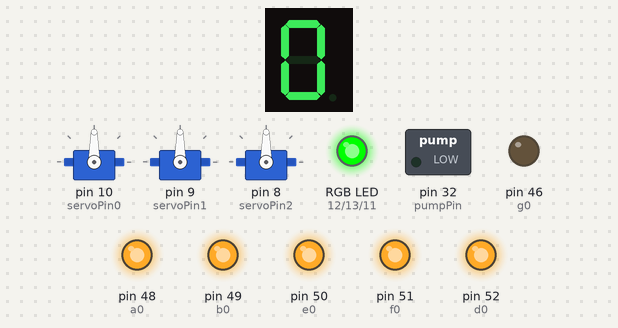
Bench run of a sketch on a simulated Arduino Mega 2560, built with avr-gcc and run on an emulated ATmega2560. On the bench: 1-digit seven-segment display, 3 × servo, switched loads named in the sketch (green lamp = pin HIGH), an RGB LED mixed from three pins (HIGH = lit), output pins drawn as LEDs (lit = HIGH). Wiring (inferred from the names in the program): 1-digit 7-segment display, segments lit when HIGH: segments pin 41, pin 43, pin 42, pin 40, pin 38, pin 39, pin 44, pin 30. The segment pins are drawn as the display they are named for; pins used as bus, display or sensor lines are not drawn.

Above: at 1.6 s.
At 2.1 s:
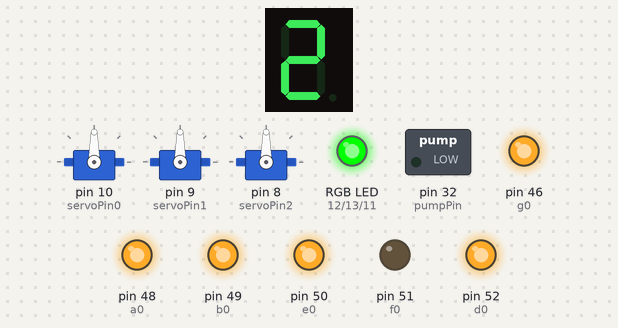
At 2.8 s:
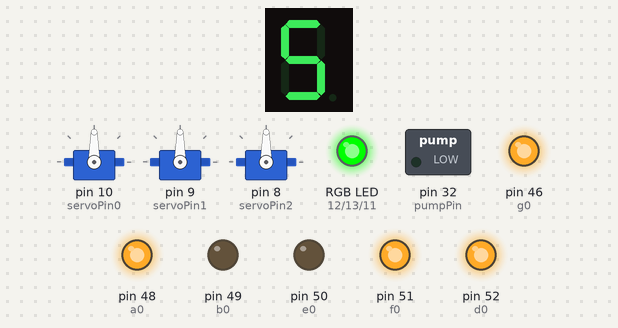
At 4.3 s:
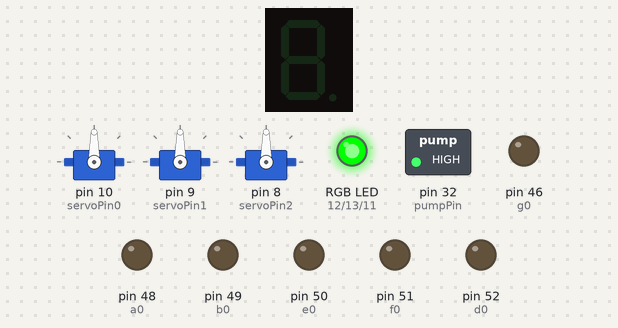
At 5.3 s:
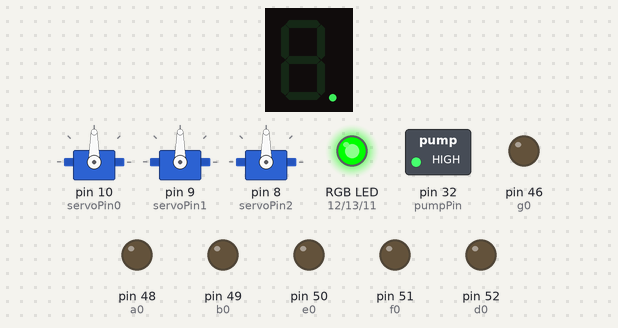
At 8.3 s:
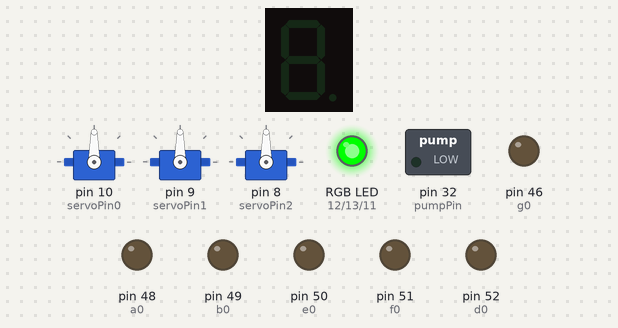
Timing chart, 0 to 37.8 s (numbered marks = the images above):
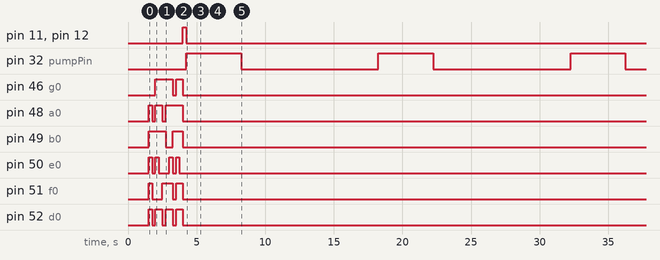

Measured:
- by itself, pin 32 (pumpPin): alternates HIGH for 4.0 s and LOW for 10.0 s
- by itself, everything shown: repeats every 14.0 s, in 3 steps
- what the display in image 3 shows lasts 1.3 s, from 4.0 s to 5.3 s
- what the display in image 4 shows lasts 3.0 s, from 5.3 s to 8.3 s

The sketch:

tea_dispense.ino
```cpp
/*
 * UNFINISHED
 */

#include <Servo.h>

/* USED FOR THE SERVO's */
int servoPin0 = 10;
int servoPin1 = 9;
int servoPin2 = 8;
Servo servo0;
Servo servo1;
Servo servo2;
int servoAngle0 = 0;   // servo position in degrees
int servoAngle1 = 0;   // servo position in degrees
int servoAngle2 = 0;   // servo position in degrees

/* FOR RELAY */
int heatPin =  30;
int pumpPin = 32;

/* FOR 7 SEGMENT DISPLAY LEFT*/
int a0 = 48;  //For displaying segment "a"
int b0 = 49;  //For displaying segment "b"
int c0 = 53;  //For displaying segment "c"
int d0 = 52;  //For displaying segment "d"
int e0 = 50;  //For displaying segment "e"
int f0 = 51;  //For displaying segment "f"
int g0 = 46;  //For displaying segment "g"

/* FOR 7 SEGMENT DISPLAY LEFT*/
int a1 = 41;  //For displaying segment "a"
int b1 = 43;  //For displaying segment "b"
int c1 = 42;  //For displaying segment "c"
int d1 = 40;  //For displaying segment "d"
int e1 = 38;  //For displaying segment "e"
int f1 = 39;  //For displaying segment "f"
int g1 = 44;  //For displaying segment "g"

/* FOR RGB DISPLAY */
int GREEN = 13;
int BLUE = 11;
int RED = 12;

/* FOR BUTTONS USED */
int UpButton = 6;
int DownButton = 7;
int SelectButton = 5;

/* USED TO STATE WHICH STAGE THE PROGRAM IS ON */
int StageSelection = 0;

void setup()
{
  Serial.begin(9600);
  /* MAKE SURE ALL RELAY'S ARE SHUT OFF */
  pinMode( pumpPin, OUTPUT );
  pinMode( heatPin, OUTPUT );
  digitalWrite( pumpPin, LOW );
  digitalWrite( heatPin, LOW );

  /* SERVO FOR MEASURING TEA */
  servo0.attach(servoPin0);
  servo1.attach(servoPin1);
  servo2.attach(servoPin2);
  delay(1000);

  /* SEVEN SEGMENT DISPLAY LEFT*/
  pinMode(a0, OUTPUT);  //A
  pinMode(b0, OUTPUT);  //B
  pinMode(c0, OUTPUT);  //C
  pinMode(d0, OUTPUT);  //D
  pinMode(e0, OUTPUT);  //E
  pinMode(f0, OUTPUT);  //F
  pinMode(g0, OUTPUT);  //G

  /* SEVEN SEGMENT DISPLAY RIGHT*/
  pinMode(a1, OUTPUT);  //A
  pinMode(b1, OUTPUT);  //B
  pinMode(c1, OUTPUT);  //C
  pinMode(d1, OUTPUT);  //D
  pinMode(e1, OUTPUT);  //E
  pinMode(f1, OUTPUT);  //F
  pinMode(g1, OUTPUT);  //G

  /* RGB LED (TEA, SCOOPS, TIME) */
  pinMode(RED, OUTPUT);  //RED
  pinMode(BLUE, OUTPUT);  //BLUE
  pinMode(GREEN, OUTPUT);  //GREEN

  /* BUTTONS */
  pinMode( UpButton, INPUT);
  pinMode( DownButton, INPUT);
  pinMode( SelectButton, INPUT);

  /* JUST SOMETHINGS TO SHOW ITS READY TO USE */
  rgbDisplay( "GREEN" );
  delay( 500 );
  for (int i = 0; i < 10 ; i++) {
    digitDisplay0(i);
    digitDisplay1(i);
    delay(250);
    turnOffDisplay( 0 );
    turnOffDisplay( 1 );
  }
  rgbDisplay( "WHITE");
  delay( 250 );
  rgbDisplay( "GREEN" );
}

void turnOnDisplay( int WhichOne ){
    if ( WhichOne == 0 ) {
    digitalWrite(a0, HIGH);
    digitalWrite(b0, HIGH);
    digitalWrite(c0, HIGH);
    digitalWrite(d0, HIGH);
    digitalWrite(e0, HIGH);
    digitalWrite(f0, HIGH);
    digitalWrite(g0, HIGH);
  } else {
    digitalWrite(a1, HIGH);
    digitalWrite(b1, HIGH);
    digitalWrite(c1, HIGH);
    digitalWrite(d1, HIGH);
    digitalWrite(e1, HIGH);
    digitalWrite(f1, HIGH);
    digitalWrite(g1, HIGH);
  }
}

void turnOffDisplay( int WhichOne ) {
  if ( WhichOne == 0 ) {
    digitalWrite(a0, LOW);
    digitalWrite(b0, LOW);
    digitalWrite(c0, LOW);
    digitalWrite(d0, LOW);
    digitalWrite(e0, LOW);
    digitalWrite(f0, LOW);
    digitalWrite(g0, LOW);
  } else {
    digitalWrite(a1, LOW);
    digitalWrite(b1, LOW);
    digitalWrite(c1, LOW);
    digitalWrite(d1, LOW);
    digitalWrite(e1, LOW);
    digitalWrite(f1, LOW);
    digitalWrite(g1, LOW);
  }
}

/* THIS IS USED FOR SELECTION ( LEFT ) */
void digitDisplay0(int digit) {

  turnOffDisplay( 0 );

  //Conditions for displaying segment a
  if ( digit != 1 && digit != 4 ) {
    digitalWrite(a0, HIGH);
  }

  //Conditions for displaying segment b
  if (digit != 5 && digit != 6) {
    digitalWrite(b0, HIGH);
  }

  //Conditions for displaying segment c
  if (digit != 2) {
    digitalWrite(c0, HIGH);
  }

  //Conditions for displaying segment d
  if (digit != 1 && digit != 4 && digit != 7) {
    digitalWrite(d0, HIGH);
  }

  //Conditions for displaying segment e
  if (digit == 2 || digit == 6 || digit == 8 || digit == 0) {
    digitalWrite(e0, HIGH);
  }

  //Conditions for displaying segment f
  if (digit != 1 && digit != 2 && digit != 3 && digit != 7) {
    digitalWrite(f0, HIGH);
  }

  if (digit != 0 && digit != 1 && digit != 7) {
    digitalWrite(g0, HIGH);
  }

}

/* THIS IS USED FOR STAGE FEEDBACK ( RIGHT ) */
void digitDisplay1(int digit) {

  turnOffDisplay( 1 );

  //Conditions for displaying segment a
  if ( digit != 1 && digit != 4 ) {
    digitalWrite(a1, HIGH);
  }

  //Conditions for displaying segment b
  if (digit != 5 && digit != 6) {
    digitalWrite(b1, HIGH);
  }

  //Conditions for displaying segment c
  if (digit != 2) {
    digitalWrite(c1, HIGH);
  }

  //Conditions for displaying segment d
  if (digit != 1 && digit != 4 && digit != 7) {
    digitalWrite(d1, HIGH);
  }

  //Conditions for displaying segment e
  if (digit == 2 || digit == 6 || digit == 8 || digit == 0) {
    digitalWrite(e1, HIGH);
  }

  //Conditions for displaying segment f
  if (digit != 1 && digit != 2 && digit != 3 && digit != 7) {
    digitalWrite(f1, HIGH);
  }

  if (digit != 0 && digit != 1 && digit != 7) {
    digitalWrite(g1, HIGH);
  }

}

void rgbDisplay( String colour ) {
  if ( colour.equals( "RED" ) ) {
    digitalWrite(BLUE, LOW);
    digitalWrite(GREEN, LOW);
    digitalWrite(RED, HIGH);
  }
  if ( colour.equals( "YELLOW" ) ) {
    digitalWrite(BLUE, LOW);
    digitalWrite(GREEN, HIGH);
    digitalWrite(RED, HIGH);
  }
  if ( colour.equals( "BLUE" ) ) {
    digitalWrite(RED, LOW);
    digitalWrite(GREEN, LOW);
    digitalWrite(BLUE, HIGH);
  }
  if ( colour.equals( "CYAN" ) ) {
    digitalWrite(RED, LOW);
    digitalWrite(GREEN, HIGH);
    digitalWrite(BLUE, HIGH);
  }
  if ( colour.equals( "MAGENTA" ) ) {
    digitalWrite(RED, HIGH);
    digitalWrite(GREEN, LOW);
    digitalWrite(BLUE, HIGH);
  }
  if ( colour.equals( "GREEN" ) ) {
    digitalWrite(RED, LOW);
    digitalWrite(BLUE, LOW);
    digitalWrite(GREEN, HIGH);
  }
  if ( colour.equals( "WHITE" ) ) {
    digitalWrite(BLUE, HIGH);
    digitalWrite(GREEN, HIGH);
    digitalWrite(RED, HIGH);
  }
  if ( colour.equals( "OFF" ) ) {
    digitalWrite(RED, LOW);
    digitalWrite(BLUE, LOW);
    digitalWrite(GREEN, LOW);
  }
}


int getNumber( int Cap ) {

  int CurrentDigit = 1;
  digitDisplay0( CurrentDigit );
  digitDisplay1( StageSelection );

  while ( true ) {

    Serial.println( CurrentDigit );

    delay( 250 );
    if ( digitalRead( UpButton ) == HIGH ) {
      if ( CurrentDigit >= Cap ) {
        if ( CurrentDigit == Cap ) {
          digitDisplay0( CurrentDigit );
        }
        continue;
      } else {
        CurrentDigit++;
        digitDisplay0( CurrentDigit );
      }
    } else if ( digitalRead( DownButton ) == HIGH ) {
      if ( CurrentDigit <= 0) {
        if ( CurrentDigit == 0) {
          digitDisplay0( CurrentDigit );
        }
        continue;
      } else {
        CurrentDigit--;
        digitDisplay0( CurrentDigit );
      }
    } else if ( digitalRead( SelectButton ) == HIGH) {
      break;
    }
  }
  return CurrentDigit;
}


double getSteepTime( void ) {

  double TimeSelect = 0;

  // Get the minutes
  rgbDisplay( "MAGENTA" );
  TimeSelect += ( getNumber( 9 ) * 60 );
  delay(500);

  // Get 10 seconds place
  rgbDisplay( "BLUE" );
  TimeSelect += ( getNumber( 9 ) * 10 );
  delay(500);

  // get seconds place
  rgbDisplay( "CYAN" );
  TimeSelect += getNumber( 9 );

  delay(1000);
  rgbDisplay( "WHITE" );

  return TimeSelect;
}

void pumpWater() {
  // this is used to pump one cup of water
  digitalWrite( pumpPin, HIGH );
  delay(5000);
  digitalWrite( pumpPin, LOW );
}

void dispenseSelectedTea( int Scoops, int Tea ) {
  if ( Tea <= 1 ) {
    for ( int i = 0; i <= Scoops; i++) {

      for (servoAngle0 = 0; servoAngle0 < 180; servoAngle0++) //move the micro servo from 0 degrees to 180 degrees
      {
        servo0.write(servoAngle0);
        delay(4);
      }

      delay(1000);

      for (servoAngle0 = 180; servoAngle0 > 0; servoAngle0--) //now move back the micro servo from 0 degrees to 180 degrees
      {
        servo0.write(servoAngle0);
        delay(2);
      }

      servo0.write(90);
    }
  } else if ( Tea == 2 ) {
    for ( int i = 0; i <= Scoops; i++) {

      for (servoAngle1 = 0; servoAngle1 < 180; servoAngle1++) //move the micro servo from 0 degrees to 180 degrees
      {
        servo1.write(servoAngle1);
        delay(4);
      }

      delay(1000);

      for (servoAngle1 = 180; servoAngle1 > 0; servoAngle1--) //now move back the micro servo from 0 degrees to 180 degrees
      {
        servo1.write(servoAngle1);
        delay(2);
      }

      servo1.write(90);
    }
  } else if ( Tea >= 3 ) {
    for ( int i = 0; i <= Scoops; i++) {

      for (servoAngle2 = 0; servoAngle2 < 180; servoAngle2++) //move the micro servo from 0 degrees to 180 degrees
      {
        servo2.write(servoAngle2);
        delay(4);
      }

      delay(1000);

      for (servoAngle2 = 180; servoAngle2 > 0; servoAngle2--) //now move back the micro servo from 0 degrees to 180 degrees
      {
        servo2.write(servoAngle2);
        delay(2);
      }

      servo2.write(90);
    }
  }
}

void RunProgram( void ) {
  /* FIRST STEP WILL BE SELECTING TEA */
  int teaSelected = getNumber( 3 );
  digitDisplay1( ++StageSelection );
  /* SECOND STEP WILL BE SELECTING NUMBER OF SCOOPS */
  int numScoops = getNumber( 9 );
  digitDisplay1( ++StageSelection );
  /* THRID STEP WILL BE SELECTING DISPENSING TEA */
  dispenseSelectedTea( numScoops, teaSelected );


  // RESET PROGRAM DEFAULTS
  StageSelection = 0;
  digitDisplay0(0);
  digitDisplay1(0);
}

void test_BoilAndPump( void ){
  digitalWrite( pumpPin, HIGH );
  delay( 1000 );

  // now turn on the heater
  digitalWrite( heatPin, HIGH );
  delay( 3000 );

  digitalWrite( pumpPin, LOW );
  digitalWrite( heatPin, LOW );
}

void loop()
{
  // turnOnDisplay( 0 );
  // turnOnDisplay( 1 );
  // RunProgram();
  // pumpWater();
  // delay( 2000 );

  test_BoilAndPump();
  delay( 10000 );
}
```
